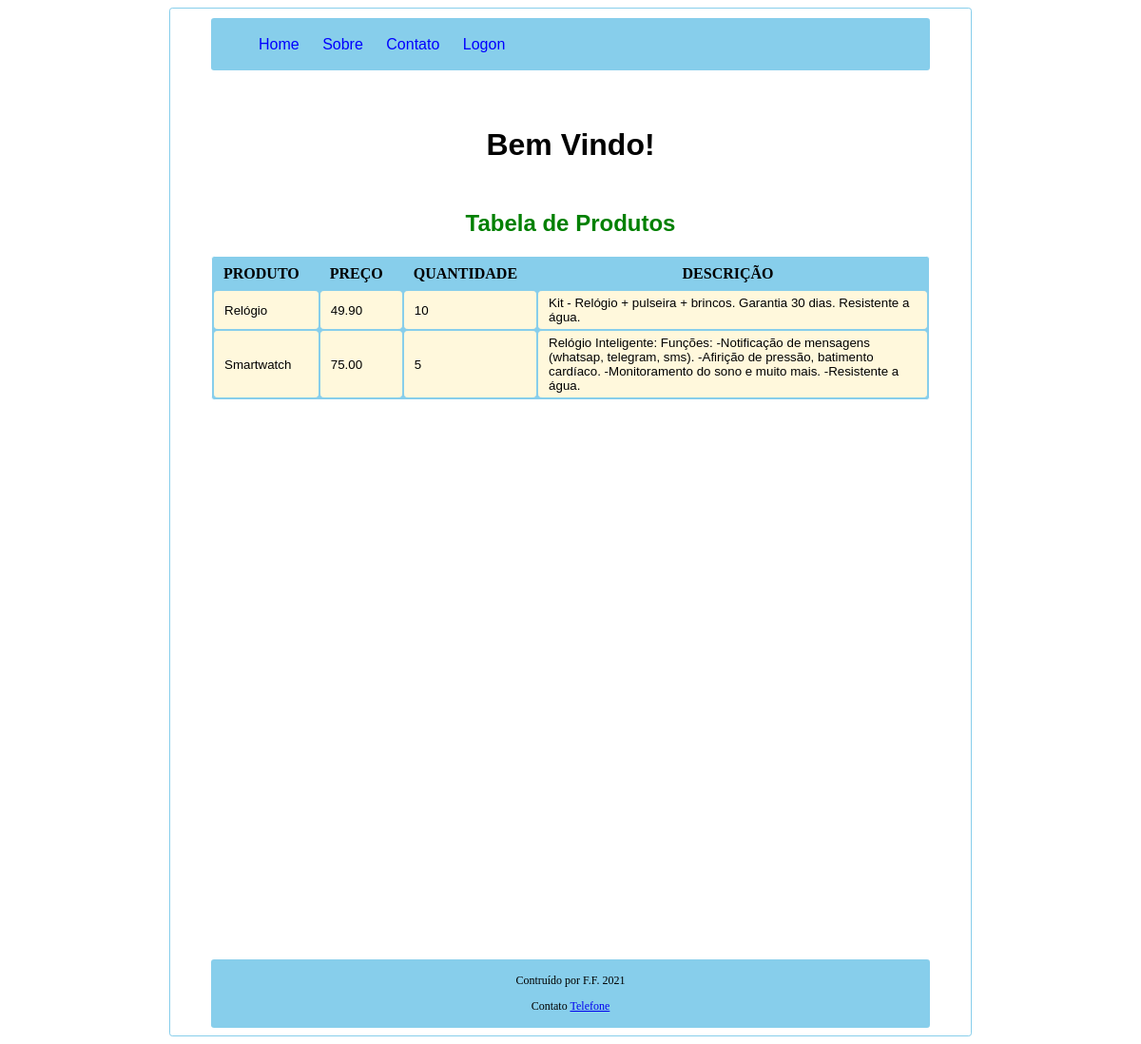
The app's page /, older data.
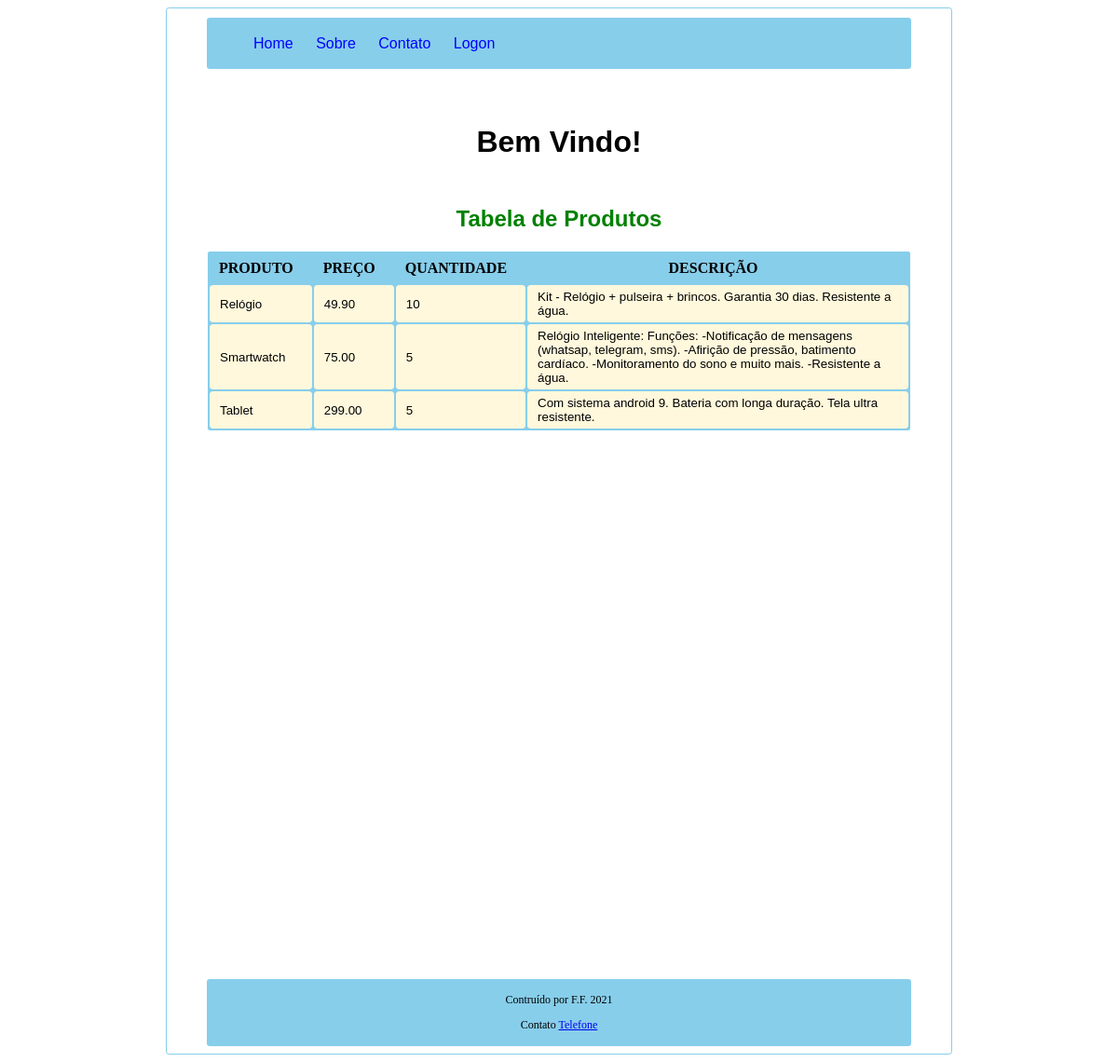
The same page, newer data.
### my_site/models.py (models this page shows, shortened)
class Produtos(models.Model):
    data = models.DateField(auto_now_add=True)
    produto = models.CharField(max_length=40)
    quantidade = models.DecimalField(max_digits=5, decimal_places=0)
    preço = models.DecimalField(max_digits=7, decimal_places=2)
    descrição = models.TextField(blank=False, null=False)
    class Meta:
        verbose_name_plural = "Produtos"

### my_site/views.py (the view)
# urls.py: path('', home),
def home(request):
    produtos = Produtos.objects.all()
    return render(request, 'site/main.html', {'produtos': produtos})

### my_site/templates/site/main.html (shortened to what this page needs)
<!DOCTYPE html>
<html lang="en">
<head>
    {% block conteudo %}
</head>
<body>
    <header>
        <nav id=menu>
            <ul>
                <li><a href="http://127.0.0.1:8000/">Home</a></li>
                <li><a href="http://127.0.0.1:8000/sobre">Sobre</a></li>
                <li><a href="http://127.0.0.1:8000/contato">Contato</a></li>
                <li><a href="http://127.0.0.1:8000/admin">Logon</a></li>
            </ul>
        </nav>
        <h1>Bem Vindo!</h1>
    </header>
    <main>
        <h2>Tabela de Produtos</h2>
        <table id='tabela_produtos'>
            <tr id="titulo_produto">
                <th>PRODUTO</th>
                <th>PREÇO</th>
                <th>QUANTIDADE</th>
                <th>DESCRIÇÃO</th>
            </tr>
            {% for produto in produtos %}
            <tr id="produtos_inseridos">
                <td>{{produto.produto}}</td>
                <td>{{produto.preço}}</td>
                <td>{{produto.quantidade}}</td>
                <td>{{produto.descrição}}</td>
            </tr>
            {% endfor %}
        </table>
    </main>
    <footer>
        <p>Contruído por F.F. 2021</p>
        <p>Contato <a href="tel: (11) 9876-1234">Telefone</a></p>
    </footer>
</body>
    {% endblock %}
</html>

Row changes from the older to the newer data that the page shows:
added Produtos: produto "Tablet", preço "299.00", quantidade "5", descrição "Com sistema android 9. Bateria com longa duração. Tela ultra resistente."
